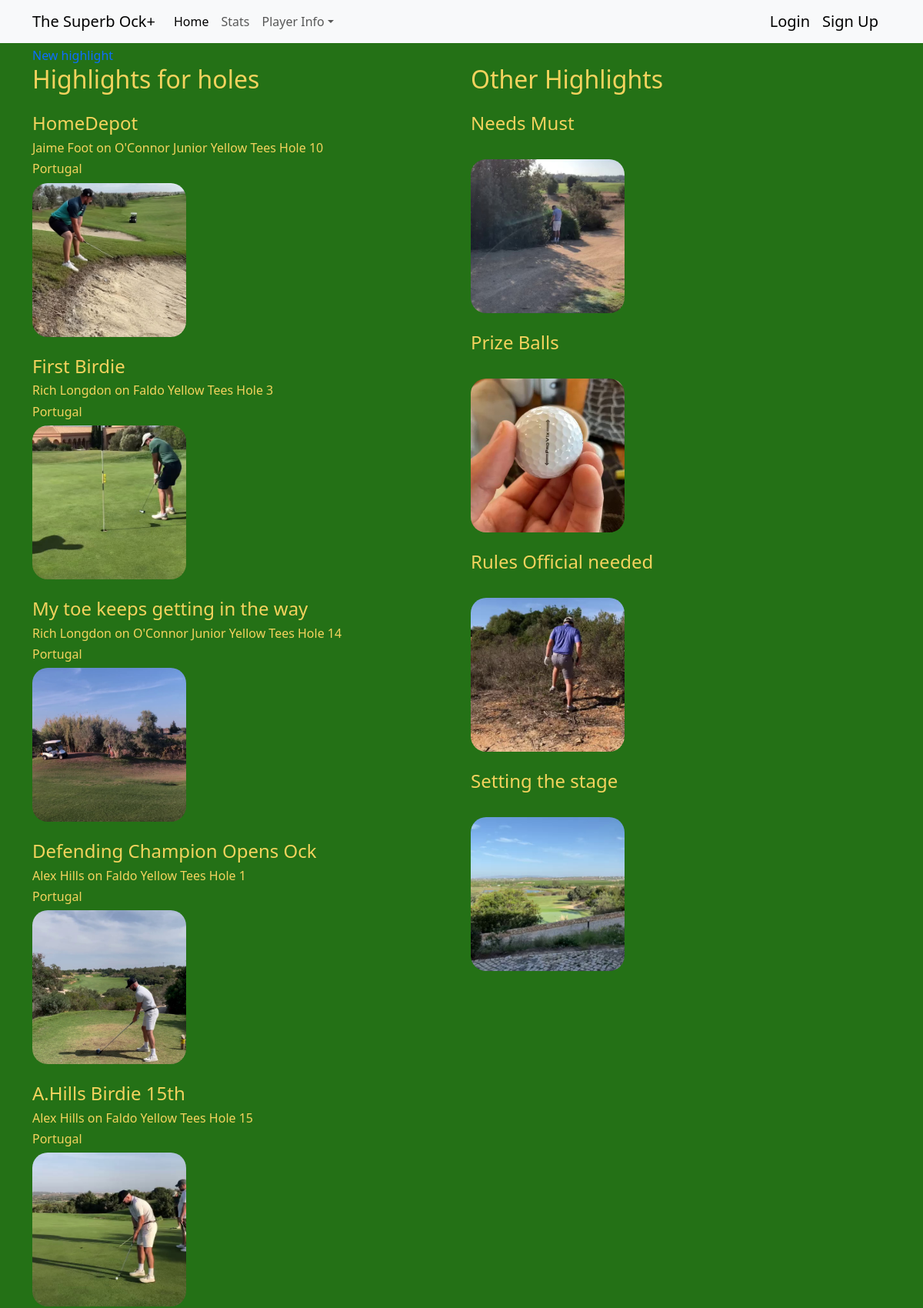
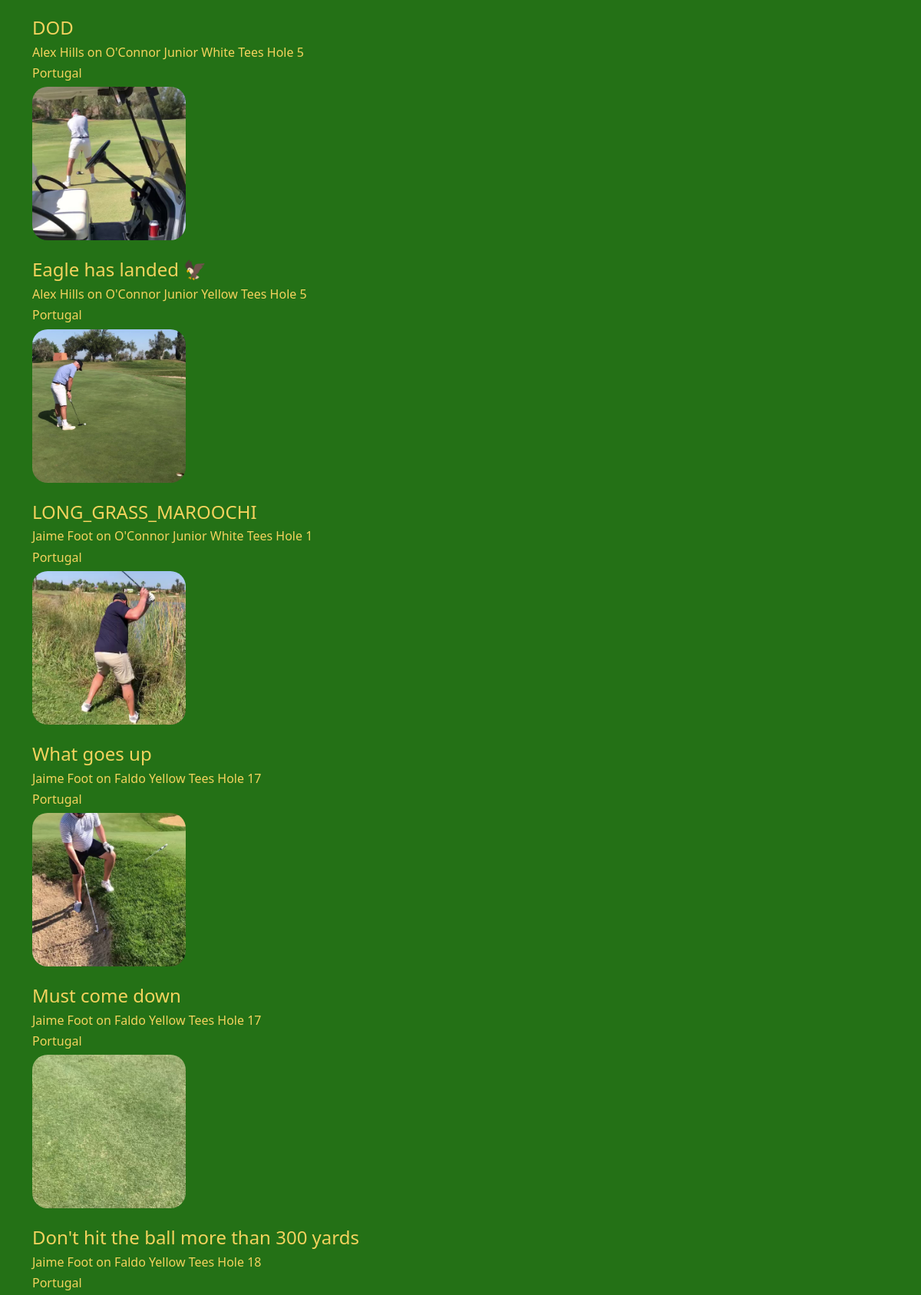
The page /highlights (upper part) on the database its author committed (2 pictures, top to bottom).
### tournaments/models.py (models this page shows, shortened)
class Video(models.Model):
    file = models.FileField(upload_to='')
    title = models.CharField(max_length=100)
    thumbnail = models.ImageField(blank=True)
    def __str__(self) -> str:
            return self.title

class Score(models.Model):
    player = models.ForeignKey(Player,on_delete=models.CASCADE)
    hole = models.ForeignKey(Hole,on_delete=models.CASCADE)
    golf_round = models.ForeignKey(GolfRound,on_delete=models.CASCADE)
    strokes = models.IntegerField(blank=True,null=True)
    stableford_score = models.IntegerField(blank=True,null=True)
    sandy = models.BooleanField(default=False)
    handicap = models.ForeignKey(Handicap,on_delete=models.CASCADE,blank=True,null=True)
    highlight_link = models.ManyToManyField(Video,blank=True)

class Player(models.Model):
    first_name = models.CharField(max_length=20)
    last_name = models.CharField(max_length=20)
    handedness = models.CharField(max_length=20)
    championships = models.IntegerField()
    def __str__(self) -> str:
        return f"{self.first_name} {self.last_name}"

class Hole(models.Model):
    course = models.ForeignKey(Course,on_delete=models.CASCADE)
    yards = models.IntegerField()
    par = models.IntegerField(choices=[(3,3),(4,4),(5,5)])
    stroke_index = models.IntegerField(choices=[(x+1,x+1) for x in range(18)])
    hole_number = models.IntegerField(choices=[(x+1,x+1) for x in range(18)])
    def __str__(self) -> str:
        return f"{self.course} Hole {self.hole_number}"

class Course(models.Model):
    course_name = models.CharField(max_length=20)
    resort = models.ForeignKey(Resort,on_delete=models.CASCADE)
    tee = models.CharField(max_length=20)
    slope_rating = models.IntegerField()
    course_rating = models.DecimalField(decimal_places=1,max_digits=3)
    def __str__(self) -> str:
        return f"{self.course_name} {self.tee} Tees"

class Resort(models.Model):
    name = models.CharField(max_length=20)
    country = models.CharField(max_length=20)
    latitude = models.DecimalField(decimal_places=6,max_digits=9)
    longitude = models.DecimalField(decimal_places=6,max_digits=9)

### tournaments/views.py (the view)
# urls.py: path('highlights',views.HighlightsHome.as_view(),name='highlights'),
class HighlightsHome(View):
    template_name = 'tournaments/highlights_home.html'
    def get(self,request):
        scores = Score.objects.exclude(highlight_link__isnull=True)
        videos = Video.objects.all()
        vids =  [vid for vid in [score.highlight_link.all() for score in scores]]
        vid_list = []
        for x in vids:
            for y in x:
                vid_list.append(y.id)
        unholed_vids = [vid for vid in videos if vid.id not in vid_list]
        context = {
            'scores':scores,
            'other_vids':unholed_vids
        }
        return render(request, self.template_name, context)

### tournaments/templates/tournaments/highlights_home.html
{% extends 'tournaments/base.html' %}
{% block content %}
<div class="row">
    <a href="{% url 'new_highlight' %}">New highlight</a>
</div>
<div class="row">
    <div class="col-lg-6 col-12">
        <h2>Highlights for holes</h2>
        {% for score in scores %}
        {% for highlight in score.highlight_link.all %}
        <a href="{% url 'highlight_view' highlight=highlight.id %}">
            <h4 class="mt-4 image-link">{{highlight}}</h4>
            <h6 class="image-link">{{score.player}} on {{score.hole}}</h6>
            <h6 class="image-link">{{score.hole.course.resort.country}}</h6>
            <img class="thumbnail" src="{{highlight.thumbnail.url}}" alt="">
        </a><br>
        {% endfor %}
        {% endfor %}
    </div>
    <div class="col-lg-6 col-12">
        <h2>Other Highlights</h2>
        {% for vid in other_vids%}
        <a href="{% url 'highlight_view' highlight=vid.id %}">
            <h4 class="mt-4 image-link">{{vid}}</h4>
        </a><br>
        <img class="thumbnail" src="{{vid.thumbnail.url}}" alt="">
        {% endfor %}
    </div>
</div>
{% endblock content%}

### tournaments/templates/tournaments/base.html (shortened to what this page needs)
<!DOCTYPE html>
<html lang="en">
<head>
    {% load static %}
    <link href="https://cdn.jsdelivr.net/npm/bootstrap@5.3.2/dist/css/bootstrap.min.css" rel="stylesheet"
>
    <link rel="stylesheet" href="{% static 'tournaments/styles.css' %}">
</head>
<body>
    <nav class="navbar navbar-expand-lg navbar-light bg-light fixed-top">
        <div class="container">
            <a class="navbar-brand" href="{% url 'homepage' %}">The Superb Ock+</a>
            <div class="collapse navbar-collapse" id="collapsibleNavId">
                <ul class="navbar-nav me-auto mt-2 mt-lg-0">
                    <li class="nav-item">
                        <a class="nav-link active" href="{% url 'homepage' %}" aria-current="page">Home
                            <span class="visually-hidden">(current)</span></a>
                    </li>
                    <li class="nav-item">
                        <a class="nav-link" href="{% url 'stats' %}">Stats</a>
                    </li>
                    <li class="nav-item dropdown">
                        <a class="nav-link dropdown-toggle" href="#" id="dropdownId" data-bs-toggle="dropdown"
                            aria-haspopup="true" aria-expanded="false">Player Info</a>
                    </li>
                </ul>
                <form class="d-flex my-2 my-lg-0">
                    {% if user.is_authenticated %}
                    <a class="navbar-brand" href="{% url 'logout' %}" class="nav-link active" title="Log Out">Log Out {{user.first_name}} {{user.last_name|first}}</a>
                    {% else %}
                    <a class="navbar-brand" href="{% url 'login' %}" class="nav-link active" title="Login">Login</a>
                    <a class="navbar-brand" href="{% url 'sign_up_user' %}" class="nav-link active" title="sign up user">Sign Up</a>
                    {% endif %}
                </form>
            </div>
        </div>
    </nav>
    <div class="container main">
        {% block content %}
        {% endblock content %}
    </div>
</body>

### tournaments/static/tournaments/styles.css (style rules this page uses)
:root { --bs-body-font-family: var(--bs-font-sans-serif); --bs-body-font-size: 1rem; --bs-body-font-weight: 400; --bs-body-line-height: 1.5; --bs-body-color: #F4D35E; --bs-body-color-rgb: 33, 37, 41; --bs-body-bg: #247116; --bs-body-bg-rgb: 255, 255, 255; --bs-emphasis-color:var(--bs-body-color); --bs-btn-bg:#F4D35E; }
body { padding-top: 60px; }
.thumbnail { object-fit: cover; height: 200px; width: 200px; border-radius: 20px; }
.image-link { color: var(--bs-body-color); text-decoration: none; }
a:link { text-decoration: none; }

### rows shown on the page
Score: player "Jaime Foot", hole "O'Connor Junior Yellow Tees Hole 10", hole.course.resort.country "Portugal"
Video: title "HomeDepot", shows a picture
Score: player "Rich Longdon", hole "Faldo Yellow Tees Hole 3", hole.course.resort.country "Portugal"
Video: title "First Birdie", shows a picture
Score: player "Rich Longdon", hole "O'Connor Junior Yellow Tees Hole 14", hole.course.resort.country "Portugal"
Video: title "My toe keeps getting in the way", shows a picture
Score: player "Alex Hills", hole "Faldo Yellow Tees Hole 1", hole.course.resort.country "Portugal"
Video: title "Defending Champion Opens Ock", shows a picture
Score: player "Alex Hills", hole "Faldo Yellow Tees Hole 15", hole.course.resort.country "Portugal"
Video: title "A.Hills Birdie 15th", shows a picture
Score: player "Alex Hills", hole "O'Connor Junior White Tees Hole 5", hole.course.resort.country "Portugal"
Video: title "DOD", shows a picture
Score: player "Alex Hills", hole "O'Connor Junior Yellow Tees Hole 5", hole.course.resort.country "Portugal"
Video: title "Eagle has landed 🦅", shows a picture
Score: player "Jaime Foot", hole "O'Connor Junior White Tees Hole 1", hole.course.resort.country "Portugal"
Video: title "LONG_GRASS_MAROOCHI", shows a picture
Score: player "Jaime Foot", hole "Faldo Yellow Tees Hole 17", hole.course.resort.country "Portugal"
Video: title "What goes up", shows a picture
Video: title "Must come down", shows a picture
Score: player "Jaime Foot", hole "Faldo Yellow Tees Hole 18", hole.course.resort.country "Portugal"
Video: title "Don't hit the ball more than 300 yards"
Video: title "Needs Must", shows a picture
Video: title "Prize Balls", shows a picture
Video: title "Rules Official needed", shows a picture
Video: title "Setting the stage", shows a picture
